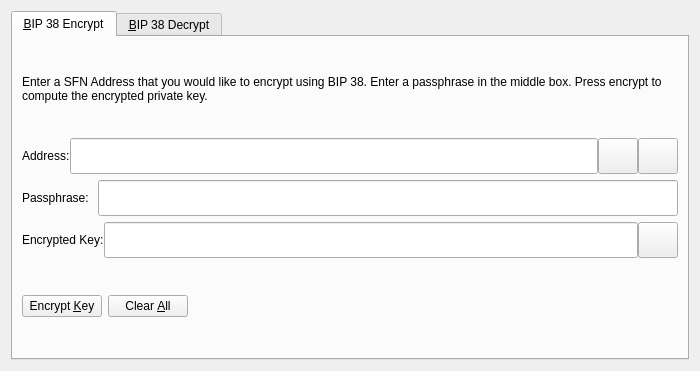
<?xml version="1.0" encoding="UTF-8"?>
<ui version="4.0">
 <class>Bip38ToolDialog</class>
 <widget class="QDialog" name="Bip38ToolDialog">
  <property name="geometry">
   <rect>
    <x>0</x>
    <y>0</y>
    <width>700</width>
    <height>371</height>
   </rect>
  </property>
  <property name="windowTitle">
   <string>BIP 38 Tool</string>
  </property>
  <property name="modal">
   <bool>true</bool>
  </property>
  <layout class="QVBoxLayout" name="verticalLayout">
   <item>
    <widget class="QTabWidget" name="tabWidget">
     <property name="currentIndex">
      <number>0</number>
     </property>
     <widget class="QWidget" name="tabBip38Encrypt">
      <attribute name="title">
       <string>&amp;BIP 38 Encrypt</string>
      </attribute>
      <layout class="QVBoxLayout" name="verticalLayout_SM">
       <item>
        <widget class="QLabel" name="infoLabel_ENC">
         <property name="text">
          <string>Enter a SFN Address that you would like to encrypt using BIP 38. Enter a passphrase in the middle box. Press encrypt to compute the encrypted private key.</string>
         </property>
         <property name="textFormat">
          <enum>Qt::PlainText</enum>
         </property>
         <property name="wordWrap">
          <bool>true</bool>
         </property>
        </widget>
       </item>
       <item>
        <layout class="QHBoxLayout" name="horizontalLayout_1_ENC">
         <property name="spacing">
          <number>0</number>
         </property>
         <item>
          <widget class="QLabel" name="label_5">
           <property name="text">
            <string>Address:</string>
           </property>
          </widget>
         </item>
         <item>
          <widget class="QValidatedLineEdit" name="addressIn_ENC">
           <property name="minimumSize">
            <size>
             <width>0</width>
             <height>36</height>
            </size>
           </property>
           <property name="maximumSize">
            <size>
             <width>16777215</width>
             <height>36</height>
            </size>
           </property>
           <property name="toolTip">
            <string>The SURFNODE address to sign the message with</string>
           </property>
          </widget>
         </item>
         <item>
          <widget class="QPushButton" name="addressBookButton_ENC">
           <property name="minimumSize">
            <size>
             <width>36</width>
             <height>36</height>
            </size>
           </property>
           <property name="toolTip">
            <string>Choose previously used address</string>
           </property>
           <property name="text">
            <string/>
           </property>
           <property name="icon">
            <iconset>
             <normaloff>:/icons/address-book</normaloff>:/icons/address-book</iconset>
           </property>
           <property name="iconSize">
            <size>
             <width>36</width>
             <height>36</height>
            </size>
           </property>
           <property name="shortcut">
            <string>Alt+A</string>
           </property>
           <property name="autoDefault">
            <bool>false</bool>
           </property>
          </widget>
         </item>
         <item>
          <widget class="QPushButton" name="pasteButton_ENC">
           <property name="minimumSize">
            <size>
             <width>36</width>
             <height>36</height>
            </size>
           </property>
           <property name="toolTip">
            <string>Paste address from clipboard</string>
           </property>
           <property name="text">
            <string/>
           </property>
           <property name="icon">
            <iconset>
             <normaloff>:/icons/editpaste</normaloff>:/icons/editpaste</iconset>
           </property>
           <property name="iconSize">
            <size>
             <width>36</width>
             <height>36</height>
            </size>
           </property>
           <property name="shortcut">
            <string>Alt+P</string>
           </property>
           <property name="autoDefault">
            <bool>false</bool>
           </property>
          </widget>
         </item>
        </layout>
       </item>
       <item>
        <layout class="QHBoxLayout" name="horizontalLayout_5">
         <item>
          <widget class="QLabel" name="label_6">
           <property name="text">
            <string>Passphrase: </string>
           </property>
          </widget>
         </item>
         <item>
          <widget class="QLineEdit" name="passphraseIn_ENC">
           <property name="minimumSize">
            <size>
             <width>0</width>
             <height>36</height>
            </size>
           </property>
           <property name="maximumSize">
            <size>
             <width>16777215</width>
             <height>36</height>
            </size>
           </property>
           <property name="echoMode">
            <enum>QLineEdit::Password</enum>
           </property>
          </widget>
         </item>
        </layout>
       </item>
       <item>
        <layout class="QHBoxLayout" name="horizontalLayout_2_ENC">
         <property name="spacing">
          <number>0</number>
         </property>
         <item>
          <widget class="QLabel" name="encryptedKeyLabel_ENC">
           <property name="text">
            <string>Encrypted Key:</string>
           </property>
           <property name="textFormat">
            <enum>Qt::PlainText</enum>
           </property>
          </widget>
         </item>
         <item>
          <widget class="QLineEdit" name="encryptedKeyOut_ENC">
           <property name="minimumSize">
            <size>
             <width>0</width>
             <height>36</height>
            </size>
           </property>
           <property name="maximumSize">
            <size>
             <width>16777215</width>
             <height>36</height>
            </size>
           </property>
           <property name="font">
            <font>
             <italic>true</italic>
            </font>
           </property>
           <property name="readOnly">
            <bool>true</bool>
           </property>
          </widget>
         </item>
         <item>
          <widget class="QPushButton" name="copyKeyButton_ENC">
           <property name="minimumSize">
            <size>
             <width>36</width>
             <height>36</height>
            </size>
           </property>
           <property name="maximumSize">
            <size>
             <width>16777215</width>
             <height>16777215</height>
            </size>
           </property>
           <property name="toolTip">
            <string>Copy the current signature to the system clipboard</string>
           </property>
           <property name="text">
            <string/>
           </property>
           <property name="icon">
            <iconset resource="../surfnode.qrc">
             <normaloff>:/icons/editcopy</normaloff>:/icons/editcopy</iconset>
           </property>
           <property name="iconSize">
            <size>
             <width>36</width>
             <height>36</height>
            </size>
           </property>
           <property name="autoDefault">
            <bool>false</bool>
           </property>
          </widget>
         </item>
        </layout>
       </item>
       <item>
        <layout class="QHBoxLayout" name="horizontalLayout_3_ENC">
         <item>
          <widget class="QPushButton" name="encryptKeyButton_ENC">
           <property name="toolTip">
            <string>Sign the message to prove you own this SURFNODE address</string>
           </property>
           <property name="text">
            <string>Encrypt &amp;Key</string>
           </property>
           <property name="autoDefault">
            <bool>false</bool>
           </property>
          </widget>
         </item>
         <item>
          <widget class="QPushButton" name="clearButton_ENC">
           <property name="toolTip">
            <string>Reset all sign message fields</string>
           </property>
           <property name="text">
            <string>Clear &amp;All</string>
           </property>
           <property name="autoDefault">
            <bool>false</bool>
           </property>
          </widget>
         </item>
         <item>
          <spacer name="horizontalSpacer_1_ENC">
           <property name="orientation">
            <enum>Qt::Horizontal</enum>
           </property>
           <property name="sizeHint" stdset="0">
            <size>
             <width>40</width>
             <height>48</height>
            </size>
           </property>
          </spacer>
         </item>
         <item>
          <widget class="QLabel" name="statusLabel_ENC">
           <property name="font">
            <font>
             <weight>75</weight>
             <bold>true</bold>
            </font>
           </property>
           <property name="text">
            <string/>
           </property>
           <property name="wordWrap">
            <bool>true</bool>
           </property>
          </widget>
         </item>
         <item>
          <spacer name="horizontalSpacer_2_ENC">
           <property name="orientation">
            <enum>Qt::Horizontal</enum>
           </property>
           <property name="sizeHint" stdset="0">
            <size>
             <width>40</width>
             <height>48</height>
            </size>
           </property>
          </spacer>
         </item>
        </layout>
       </item>
      </layout>
     </widget>
     <widget class="QWidget" name="tabBip38Decrypt">
      <attribute name="title">
       <string>&amp;BIP 38 Decrypt</string>
      </attribute>
      <layout class="QVBoxLayout" name="verticalLayout_VM">
       <item>
        <widget class="QLabel" name="infoLabel_DEC">
         <property name="text">
          <string>Enter the BIP 38 encrypted private key. Enter the passphrase in the middle box. Click Decrypt Key to compute the private key. After the key is decrypted, clicking 'Import Address' will add this private key to the wallet.</string>
         </property>
         <property name="textFormat">
          <enum>Qt::PlainText</enum>
         </property>
         <property name="alignment">
          <set>Qt::AlignLeading|Qt::AlignLeft|Qt::AlignTop</set>
         </property>
         <property name="wordWrap">
          <bool>true</bool>
         </property>
        </widget>
       </item>
       <item>
        <layout class="QHBoxLayout" name="horizontalLayout_3">
         <item>
          <widget class="QLabel" name="label_2">
           <property name="text">
            <string>Encrypted Key:</string>
           </property>
          </widget>
         </item>
         <item>
          <widget class="QValidatedLineEdit" name="encryptedKeyIn_DEC">
           <property name="minimumSize">
            <size>
             <width>36</width>
             <height>36</height>
            </size>
           </property>
           <property name="toolTip">
            <string>The SURFNODE address the message was signed with</string>
           </property>
          </widget>
         </item>
        </layout>
       </item>
       <item>
        <layout class="QHBoxLayout" name="horizontalLayout">
         <item>
          <widget class="QLabel" name="label">
           <property name="text">
            <string>Passphrase: </string>
           </property>
          </widget>
         </item>
         <item>
          <widget class="QLineEdit" name="passphraseIn_DEC">
           <property name="minimumSize">
            <size>
             <width>36</width>
             <height>36</height>
            </size>
           </property>
           <property name="echoMode">
            <enum>QLineEdit::Password</enum>
           </property>
          </widget>
         </item>
        </layout>
       </item>
       <item>
        <layout class="QHBoxLayout" name="horizontalLayout_2_DEC">
         <item>
          <widget class="QPushButton" name="decryptKeyButton_DEC">
           <property name="toolTip">
            <string>Verify the message to ensure it was signed with the specified SURFNODE address</string>
           </property>
           <property name="text">
            <string>Decrypt &amp;Key</string>
           </property>
           <property name="autoDefault">
            <bool>false</bool>
           </property>
          </widget>
         </item>
         <item>
          <widget class="QPushButton" name="clearButton_DEC">
           <property name="toolTip">
            <string>Reset all verify message fields</string>
           </property>
           <property name="text">
            <string>Clear &amp;All</string>
           </property>
           <property name="autoDefault">
            <bool>false</bool>
           </property>
          </widget>
         </item>
         <item>
          <spacer name="horizontalSpacer_1_DEC">
           <property name="orientation">
            <enum>Qt::Horizontal</enum>
           </property>
           <property name="sizeHint" stdset="0">
            <size>
             <width>40</width>
             <height>48</height>
            </size>
           </property>
          </spacer>
         </item>
         <item>
          <widget class="QLabel" name="statusLabel_DEC">
           <property name="font">
            <font>
             <weight>75</weight>
             <bold>true</bold>
            </font>
           </property>
           <property name="text">
            <string/>
           </property>
           <property name="wordWrap">
            <bool>true</bool>
           </property>
          </widget>
         </item>
         <item>
          <spacer name="horizontalSpacer_2_DEC">
           <property name="orientation">
            <enum>Qt::Horizontal</enum>
           </property>
           <property name="sizeHint" stdset="0">
            <size>
             <width>40</width>
             <height>48</height>
            </size>
           </property>
          </spacer>
         </item>
        </layout>
       </item>
       <item>
        <layout class="QHBoxLayout" name="horizontalLayout_2">
         <item>
          <widget class="QLabel" name="label_3">
           <property name="text">
            <string>Decrypted Key:</string>
           </property>
          </widget>
         </item>
         <item>
          <widget class="QValidatedLineEdit" name="decryptedKeyOut_DEC">
           <property name="minimumSize">
            <size>
             <width>36</width>
             <height>36</height>
            </size>
           </property>
          </widget>
         </item>
        </layout>
       </item>
       <item>
        <layout class="QHBoxLayout" name="horizontalLayout_4">
         <item>
          <widget class="QPushButton" name="importAddressButton_DEC">
           <property name="text">
            <string>Import Address</string>
           </property>
          </widget>
         </item>
         <item>
          <widget class="QLabel" name="label_4">
           <property name="text">
            <string>Address:</string>
           </property>
          </widget>
         </item>
         <item>
          <widget class="QLineEdit" name="addressOut_DEC">
           <property name="minimumSize">
            <size>
             <width>36</width>
             <height>36</height>
            </size>
           </property>
          </widget>
         </item>
        </layout>
       </item>
      </layout>
     </widget>
    </widget>
   </item>
  </layout>
 </widget>
 <customwidgets>
  <customwidget>
   <class>QValidatedLineEdit</class>
   <extends>QLineEdit</extends>
   <header>qvalidatedlineedit.h</header>
  </customwidget>
 </customwidgets>
 <resources>
  <include location="../surfnode.qrc"/>
 </resources>
 <connections/>
</ui>
